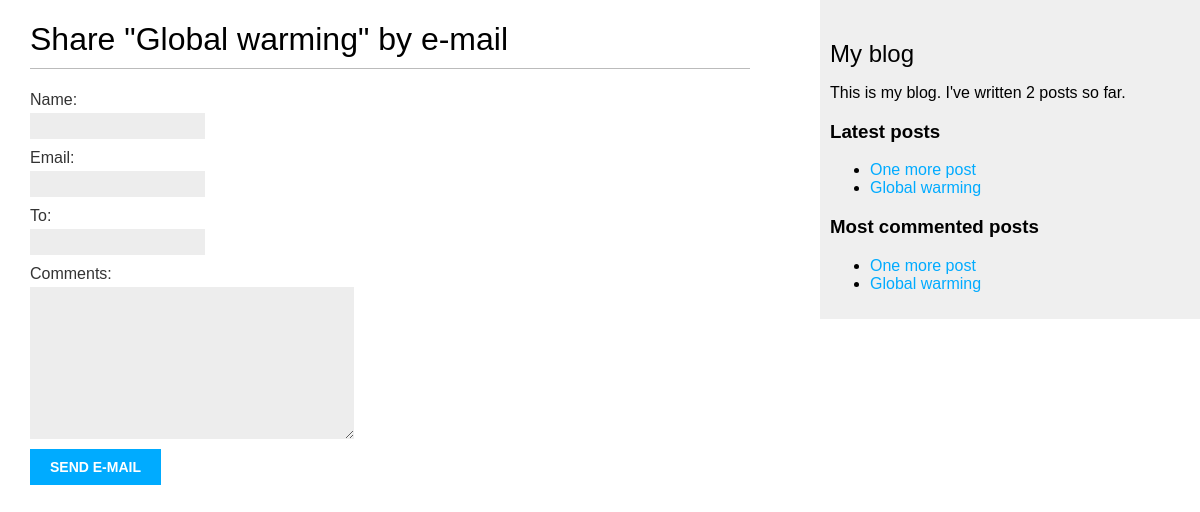
Before: /blog/2/share/ with the older database file.
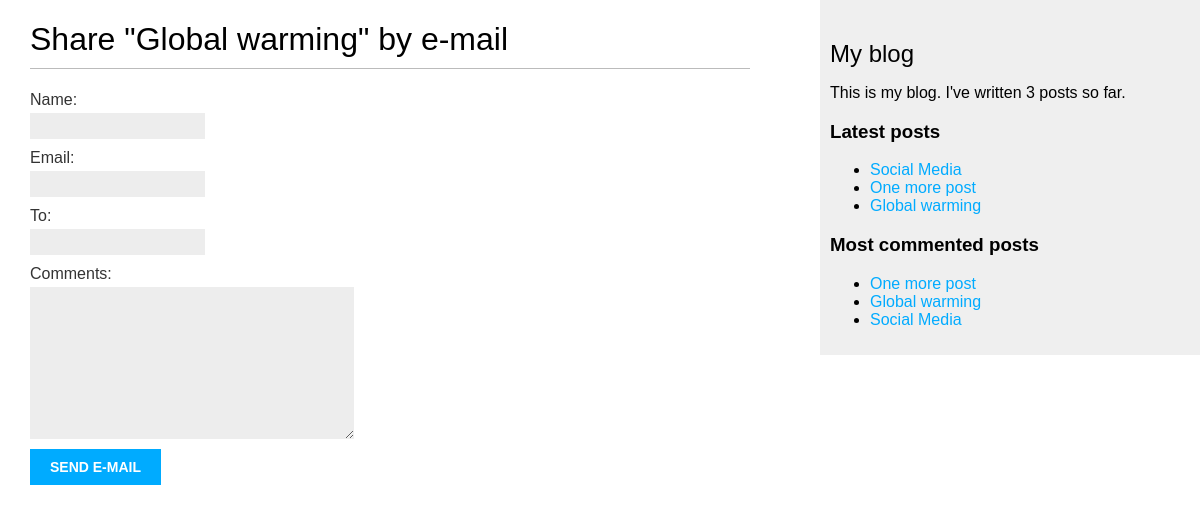
After: the same page with the newer database file.
### blog/models.py (models this page shows, shortened)
class Post(models.Model):
    objects = models.Manager()              #default manager
    published = PublishedManager()          #custom manager
    STATUS_CHOICES = (
        ('draft', 'Draft'),
        ('published', 'Published'),
        )
    title = models.CharField(max_length=250)
    slug = models.SlugField(
        max_length=250,
        unique_for_date='publish'
        )
    author = models.ForeignKey(
        User,
        on_delete=models.CASCADE,
        related_name='blog_posts'
        )
    body = models.TextField()
    publish = models.DateTimeField(default=timezone.now)
    created = models.DateTimeField(auto_now_add=True)
    updated = models.DateTimeField(auto_now=True)
    status = models.CharField(
        max_length=10,
        choices=STATUS_CHOICES,
        default='draft'
        )
    tags = TaggableManager()      #The tags manager allows to add, retrieve, and remove tags from Post
    def get_absolute_url(self):
        return reverse(
            'blog:post_detail',
            args=[self.publish.year,
                self.publish.month,
                self.publish.day,
                self.slug]
        )
    class Meta:
        ordering = ('-publish',)

### blog/views.py (the view)
def post_share(request, post_id):
    print('REQUEST: ', request)
    post = get_object_or_404(Post, id=post_id, status = 'published')
    sent = False
    if request.method == 'POST':
        form = EmailPostForm(request.POST)
        if form.is_valid():
            cd = form.cleaned_data
            post_url = request.build_absolute_uri(post.get_absolute_url())
            subject = f"{cd['name']} recommends you read " f"{post.title}"
            message = f"Read {post.title} at {post_url}\n\n" f"{cd['name']}\'s comments: {cd['comments']}"
            send_mail(subject, message, 'praveshnayak@gmail.com', [cd['to']])
            sent = True
    else:
        form = EmailPostForm()
    args = {
        'post': post,
        'form': form,
        'sent':sent
        }
    return render(request, 'blog/post/share.html', args)

### blog/forms.py
class EmailPostForm(forms.Form):
    name = forms.CharField(max_length=25)
    email = forms.EmailField()
    to = forms.EmailField()
    comments = forms.CharField(required=False, widget=forms.Textarea)

### blog/models.py (called while the page is built)
    def get_queryset(self):
        return super(PublishedManager, self).get_queryset().filter(status='published')

### blog/templatetags/blog_tags.py (called while the page is built)
@register.simple_tag
def total_posts():
    return Post.published.count()

@register.inclusion_tag('blog/post/latest_posts.html')
def show_latest_posts(count=5):
    latest_posts = Post.published.order_by('-publish')[:count]
    args = {'latest_posts': latest_posts}
    return args

@register.simple_tag
def get_most_commented_posts(count = 5):
    return Post.published.annotate(total_comments=Count('comments')).order_by('-total_comments')[:count]

### blog/templates/blog/post/share.html (shortened to what this page needs)
{% extends "blog/base.html" %}
{% block content %}
    {% if sent %}
        <h1>E-mail sent successfully</h1>
        <p>"{{ post.title }}" was successfully sent to {{ form.cleaned_data.to }}.</p>
    {% else %}
        <h1>Share "{{ post.title }}" by e-mail</h1>
        <form method="post">
            {{form.as_p}}
            <input type="submit" value="Send e-mail">
        </form>
    {% endif %}
{% endblock %}

### blog/templates/blog/base.html (shortened to what this page needs)
{% load blog_tags %}
{% load static %}
<!DOCTYPE html>
<html>
    <head>
        <link href="{% static "css/blog.css" %}" rel="stylesheet">
    </head>
    <body>
        <div id="content">
            {% block content %}
            {% endblock %}
        </div>
        <div id="sidebar">
            <h2>My blog</h2>
            <p>This is my blog. I've written {% total_posts %} posts so far.</p>
            <h3>Latest posts</h3>
            {% show_latest_posts 3 %}
            <h3>Most commented posts</h3>
            {% get_most_commented_posts as most_commented_posts %}
            <ul>
                {% for post in most_commented_posts %}
                <li>
                    <a href="{{ post.get_absolute_url }}">{{ post.title }}</a>
                </li>
                {% endfor %}
            </ul>
        </div>
    </body>
</html>

### blog/templates/blog/post/latest_posts.html
<ul>
    {% for post in latest_posts %}
    <li>
        <a href="{{ post.get_absolute_url }}">{{ post.title }}</a>
    </li>
    {% endfor %}
</ul>

Changed rows visible on the page:
added Post: title "Social Media"
Other visible differences:
text no longer shown: "2"
text now shown: "3"
